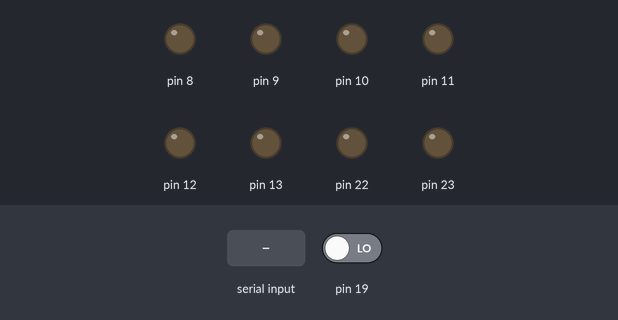
Simulated run of this sketch. Board: Arduino Uno, built with avr-gcc and run on an emulated ATmega328P. Parts: output pins drawn as LEDs (lit = HIGH). The inputs (shaded band) are chosen by the test bench; at power-on: pin 19 LOW. What the sketch prints to the serial monitor is not drawn.

Above: at 2.0 s.
2.1 s: "D" received over Serial
At 2.78 s:
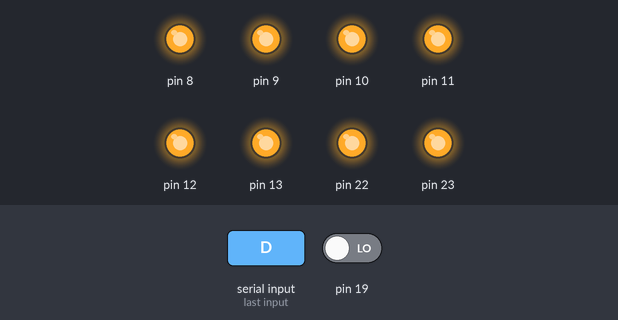
5.1 s: "B" received over Serial
6.6 s: "S" received over Serial
Timing chart, 0 to 9.6 s (numbered marks = the images above; inputs shaded):
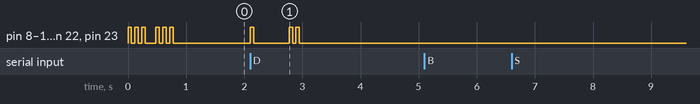

Measured:
- after the input at 2.1 s, pin 8–13, pin 22, pin 23: goes HIGH 0.06 s, LOW 0.61 s, HIGH 0.06 s, LOW 0.06 s, HIGH 0.06 s, then LOW, starting at once
- after the input at 5.1 s, every drawn part: stays the same
- after the input at 6.6 s, every drawn part: stays the same

The sketch:

trng.ino
```cpp
/*
  TRNG PROJECT - ARDUINO SOFTWARE
  2021
*/

void setup() {
  Serial.begin(115200);
  DDRC = 0x00; // reg C all input
  DDRB = 0xFF; // reg B all output, we will only use B5
               // for some debugging via on board LED
  // show that it's alive
  blinky(3);
  delay(120);
  blinky(3);
}

// blinks N times. is there for debug/demo purposes
void blinky(unsigned char n)
{
  for (unsigned char t = 0; t < n; t++)
 {
   PORTB = 0xFF;
   delay(60);
   PORTB = 0x00;
   delay(60);
 }
}

// resets the connection - this resolves the locked port bug
void softReset()
{
  blinky(1);
  delay(50);
  Serial.end();
  delay(500);
  Serial.begin(115200);
  blinky(2);
}

// function for accumulating 1 byte worth of uncertainty
char getByteData()
{
  char out = 0,
       temp = 0;
  for (unsigned char counter = 0; counter < 8; counter++)
  {
    out = out << 1;
    temp = (PINC >> 5) & 0x01;
    out |= temp;

    // slow noise compensation - to be removed when the circuitry gets upgraded
    for (int a = 0; a < 128; a++)
    {
     __asm__ __volatile__ ("nop\n\t");
    }
  }
  return out;
}

// generates a random byte by getting 2 uncertainty bytes and XORing them for
// even more advanced effect
char getRandomByte()
{
  char byte1 = getByteData();
  char byte2 = getByteData();
  char out = byte1 ^ byte2;
  return out;
}

// the 'awit for command' loop
char opt = '0';
void loop()
{
  // READ OPTION

  if (Serial.available() > 0)
  {
    opt = Serial.read();
  }

  // D(isconnects) the connection
  if (opt == 'D')
  {
    softReset();
  }

  // send a single random B(yte)
  else if (opt == 'B')
  {
    char out = getRandomByte();
    Serial.print(out);
  }

  // S(tream) UNTIL E(nough)
  else if (opt == 'S')
  {
    char temp = 0,
         byte1 = 0,
         byte2 = 0;

    while (true)
    {
      // E(nough) breakout sequence
      if (Serial.available() > 0)
      {
        if (Serial.read() == 'E')
          break;
      }
      char out = getRandomByte();
      Serial.print(out);
    }
  }

  // nullify the option if it was not zero
  if (opt != '0')
    opt = '0';
}
```
